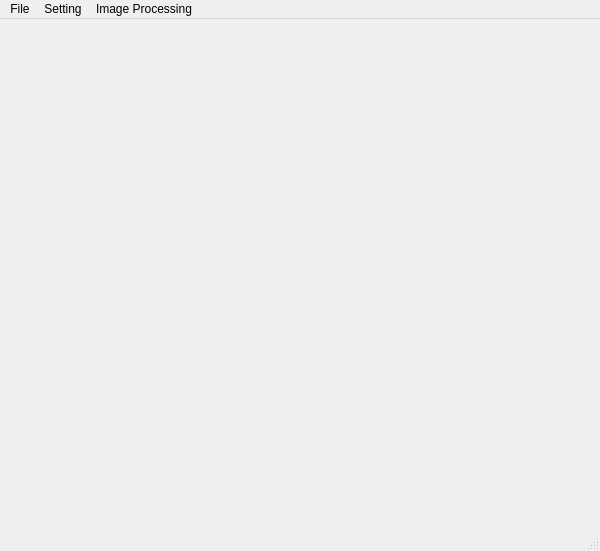
<?xml version="1.0" encoding="UTF-8"?>
<ui version="4.0">
 <class>MainWindow</class>
 <widget class="QMainWindow" name="MainWindow">
  <property name="geometry">
   <rect>
    <x>0</x>
    <y>0</y>
    <width>600</width>
    <height>551</height>
   </rect>
  </property>
  <property name="minimumSize">
   <size>
    <width>0</width>
    <height>0</height>
   </size>
  </property>
  <property name="windowTitle">
   <string>4A8G0039_OpenCV</string>
  </property>
  <property name="iconSize">
   <size>
    <width>24</width>
    <height>24</height>
   </size>
  </property>
  <widget class="QWidget" name="centralwidget">
   <property name="enabled">
    <bool>true</bool>
   </property>
   <layout class="QVBoxLayout" name="verticalLayout_2">
    <property name="leftMargin">
     <number>0</number>
    </property>
    <property name="topMargin">
     <number>0</number>
    </property>
    <property name="rightMargin">
     <number>0</number>
    </property>
    <property name="bottomMargin">
     <number>0</number>
    </property>
    <item>
     <layout class="QVBoxLayout" name="verticalLayout">
      <property name="sizeConstraint">
       <enum>QLayout::SetDefaultConstraint</enum>
      </property>
      <item alignment="Qt::AlignHCenter|Qt::AlignVCenter">
       <widget class="QLabel" name="Img_Lable">
        <property name="enabled">
         <bool>true</bool>
        </property>
        <property name="minimumSize">
         <size>
          <width>0</width>
          <height>0</height>
         </size>
        </property>
        <property name="mouseTracking">
         <bool>false</bool>
        </property>
        <property name="tabletTracking">
         <bool>false</bool>
        </property>
        <property name="text">
         <string/>
        </property>
        <property name="scaledContents">
         <bool>false</bool>
        </property>
        <property name="alignment">
         <set>Qt::AlignCenter</set>
        </property>
       </widget>
      </item>
     </layout>
    </item>
   </layout>
  </widget>
  <widget class="QMenuBar" name="Top_menubar">
   <property name="geometry">
    <rect>
     <x>0</x>
     <y>0</y>
     <width>600</width>
     <height>25</height>
    </rect>
   </property>
   <widget class="QMenu" name="File_menu">
    <property name="title">
     <string>File</string>
    </property>
    <addaction name="OpenFile_action"/>
    <addaction name="separator"/>
    <addaction name="SaveFile_action"/>
   </widget>
   <widget class="QMenu" name="Setting_menu">
    <property name="title">
     <string>Setting</string>
    </property>
    <widget class="QMenu" name="menuImage_information">
     <property name="title">
      <string>Image information</string>
     </property>
     <addaction name="Show_histogram_action"/>
     <addaction name="separator"/>
     <addaction name="Img_size_action"/>
    </widget>
    <addaction name="ROI_action"/>
    <addaction name="separator"/>
    <addaction name="menuImage_information"/>
    <addaction name="separator"/>
    <addaction name="Change_colorspace_action"/>
   </widget>
   <widget class="QMenu" name="menuImage_Processing">
    <property name="title">
     <string>Image Processing</string>
    </property>
    <addaction name="action"/>
    <addaction name="separator"/>
    <addaction name="action_3"/>
   </widget>
   <addaction name="File_menu"/>
   <addaction name="Setting_menu"/>
   <addaction name="menuImage_Processing"/>
  </widget>
  <widget class="QStatusBar" name="statusbar"/>
  <action name="OpenFile_action">
   <property name="text">
    <string>OpenFile</string>
   </property>
   <property name="shortcut">
    <string>Ctrl+O</string>
   </property>
  </action>
  <action name="ROI_action">
   <property name="text">
    <string notr="true">ROI</string>
   </property>
  </action>
  <action name="action">
   <property name="text">
    <string>影像二值化</string>
   </property>
  </action>
  <action name="action_3">
   <property name="text">
    <string>直方圖等化</string>
   </property>
  </action>
  <action name="Change_colorspace_action">
   <property name="text">
    <string notr="true">color space</string>
   </property>
  </action>
  <action name="SaveFile_action">
   <property name="text">
    <string>SaveFile</string>
   </property>
   <property name="shortcut">
    <string>Ctrl+S</string>
   </property>
  </action>
  <action name="Show_histogram_action">
   <property name="text">
    <string notr="true">Show histogram</string>
   </property>
  </action>
  <action name="Img_size_action">
   <property name="text">
    <string notr="true">Img size</string>
   </property>
  </action>
 </widget>
 <resources/>
 <connections/>
</ui>
